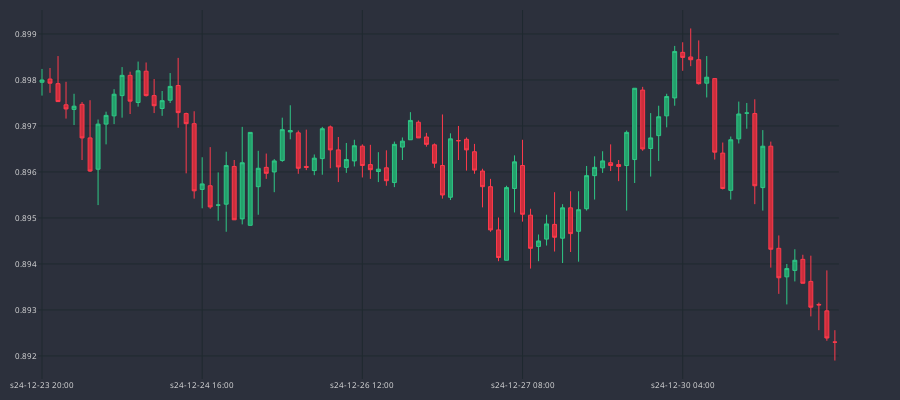

The code cell stored with this chart in its notebook:
### Code cell
dfp = df_an.iloc[-100:]
cp = CandlePlot(dfp, candles=True)
cp.show_plot(line_traces=[], sec_traces=[])
